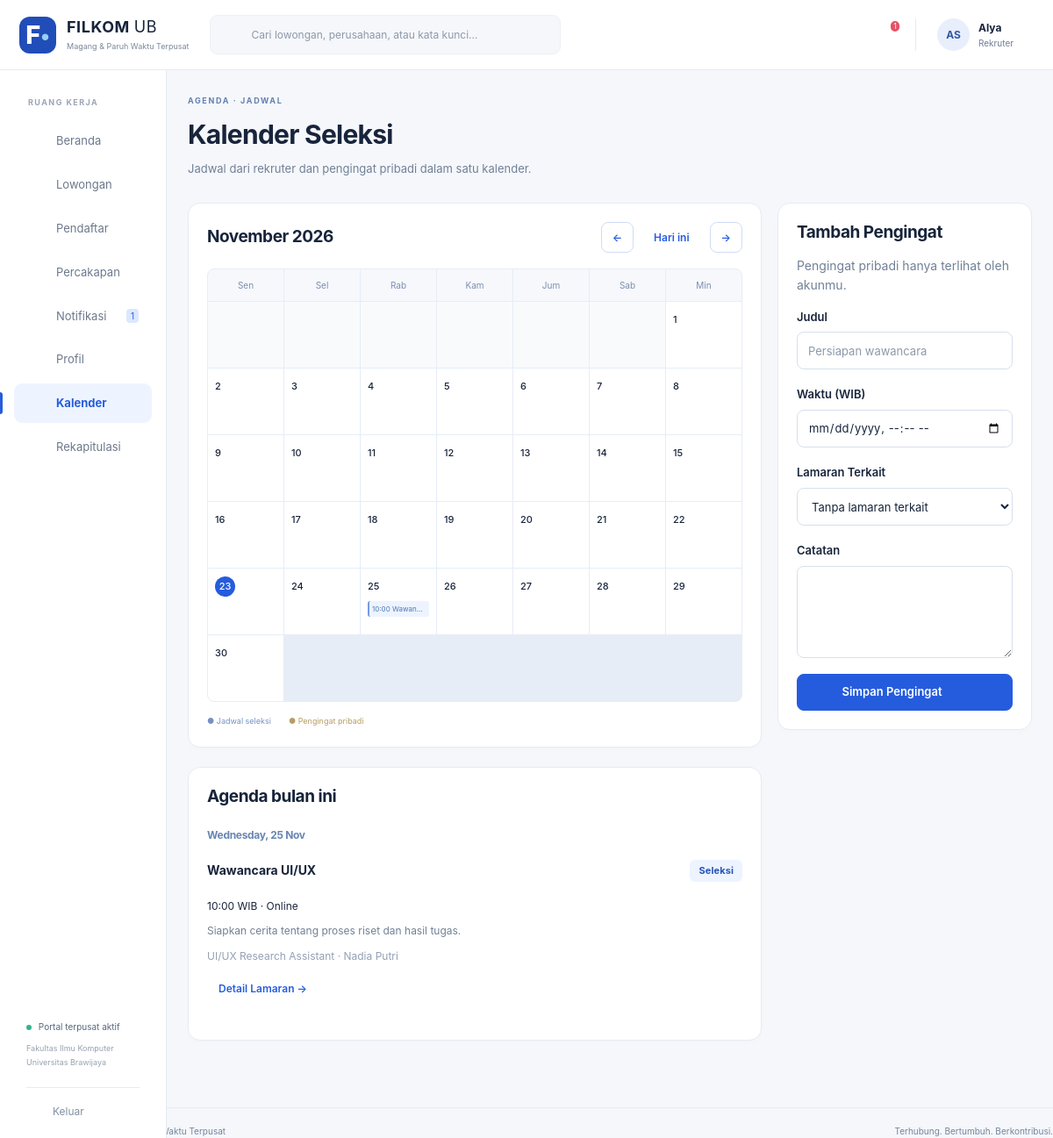
The app's page /index.php?r=kalender (signed in) with its own data.
### tables this page shows
CREATE TABLE AKUN (
 idAkun INT AUTO_INCREMENT PRIMARY KEY, username VARCHAR(100) NOT NULL UNIQUE, email VARCHAR(100) NOT NULL UNIQUE,
 passwordHash VARCHAR(255) NOT NULL, namaPengguna VARCHAR(100) NOT NULL,
 role ENUM('Mahasiswa','Rekruter','Admin') NOT NULL, aktif TINYINT(1) NOT NULL DEFAULT 1,
 idMahasiswa INT NULL UNIQUE,idPerusahaan INT NULL,
 FOREIGN KEY(idMahasiswa) REFERENCES MAHASISWA(idMahasiswa), FOREIGN KEY(idPerusahaan) REFERENCES PERUSAHAAN(idPerusahaan),
 CONSTRAINT CK_AKUN_ROLE CHECK ((role='Mahasiswa' AND idMahasiswa IS NOT NULL AND idPerusahaan IS NULL) OR (role='Rekruter' AND idPerusahaan IS NOT NULL AND idMahasiswa IS NULL) OR (role='Admin' AND idMahasiswa IS NULL AND idPerusahaan IS NULL))
);

CREATE TABLE JADWAL_SELEKSI (
 idJadwal INT AUTO_INCREMENT PRIMARY KEY,idLamaran INT NOT NULL,idTahap INT NOT NULL,idLowongan INT NOT NULL,
 judul VARCHAR(150) NOT NULL,waktu DATETIME NOT NULL,tautan VARCHAR(250) NOT NULL DEFAULT '',lokasi VARCHAR(150) NOT NULL DEFAULT '',catatan TEXT,
 UNIQUE(idLamaran,idTahap),FOREIGN KEY(idLamaran,idLowongan) REFERENCES LAMARAN(idLamaran,idLowongan),
 FOREIGN KEY(idTahap,idLowongan) REFERENCES `TAHAP SELEKSI`(idTahap,idLowongan)
);

CREATE TABLE LOWONGAN (
 idLowongan INT AUTO_INCREMENT PRIMARY KEY,namaLowongan VARCHAR(100) NOT NULL,jenisPekerjaan VARCHAR(50) NOT NULL,
 modeKerja VARCHAR(50) NOT NULL,lokasiPenempatan VARCHAR(100) NOT NULL,tingkatSemesterMinimal INT NOT NULL,
 targetJurusan TEXT NOT NULL,deskripsi TEXT NOT NULL,dokumenPersyaratan TEXT NOT NULL,
 statusLowongan VARCHAR(20) NOT NULL DEFAULT 'Draf',tanggalDibuat DATETIME NOT NULL DEFAULT CURRENT_TIMESTAMP,idPerusahaan INT NOT NULL,
 batasLamaran DATE NULL,kuota INT NOT NULL DEFAULT 1,durasiBulan INT NOT NULL DEFAULT 3,
 uangSaku DECIMAL(12,0) NOT NULL DEFAULT 0,konversiSKS INT NOT NULL DEFAULT 0,kualifikasi TEXT,dihapusPada DATETIME NULL,
 FOREIGN KEY(idPerusahaan) REFERENCES PERUSAHAAN(idPerusahaan), INDEX IDX_LOWONGAN_STATUS(statusLowongan,idPerusahaan)
);

CREATE TABLE MAHASISWA (
 idMahasiswa INT AUTO_INCREMENT PRIMARY KEY,namaMahasiswa VARCHAR(100) NOT NULL,NIM VARCHAR(15) NOT NULL UNIQUE,
 email VARCHAR(100) NOT NULL UNIQUE,jurusan VARCHAR(50) NOT NULL,semester INT NOT NULL DEFAULT 1,
 IPK DECIMAL(3,2) NOT NULL DEFAULT 0,telepon VARCHAR(30) NOT NULL DEFAULT '',portofolio VARCHAR(250) NOT NULL DEFAULT '',
 bio TEXT,idCV INT NULL
);

### app/Core/View.php (called while the page is built, shortened)
<?php
final class View  {
    public static function render(string $template,array $viewData=[]):void {
        extract($viewData,EXTR_SKIP);
        $currentUser=Auth::user();
        $unread=$currentUser?Notifikasi::belumDibaca((int)$currentUser['idAkun']):0;
        require ROOT.'/app/Views/layout/header.php';
        require ROOT.'/app/Views/'.$template.'.php';
        require ROOT.'/app/Views/layout/footer.php';
    }
}

### app/Controllers/KalenderController.php (called while the page is built, shortened)
<?php
final class KalenderController  {
    public function tampilkanKalender():void {
        $u=Auth::require(['Mahasiswa','Rekruter']);
        $month=query('bulan',date('Y-m'));
        $reminders=Database::all('SELECT * FROM PENGINGAT WHERE idAkun=? ORDER BY waktu',[$u['idAkun']]);
        $edit=null;
        View::render('kalender',['title'=>'Kalender Seleksi','bulan'=>$month,'jadwal'=>Kalender::jadwalPengguna($u),'pengingat'=>$reminders,'edit'=>$edit,'daftarLamaran'=>$u['role']==='Mahasiswa'?Lamaran::getLamaranByMahasiswa((int)$u['idMahasiswa']):Lamaran::daftarPendaftar((int)$u['idPerusahaan'])]);
    }
}

### public/index.php (called while the page is built, shortened)
<?php
require dirname(__DIR__).'/app/bootstrap.php';
$route=query('r','dashboard');
[$allowedMethod,$roles,$handler]=$routes[$route];
if($roles)Auth::require($roles);
try {
    $handler();
}
catch(DomainException $e) {
    fail(422,$e->getMessage());
}

### app/Core/Auth.php (called while the page is built, shortened)
<?php
final class Auth  {
    private static array|false|null $cached=null;
    public static function user():?array {
        if(self::$cached===null) {
            self::$cached=isset($_SESSION['idAkun'])?Akun::getAkun((int)$_SESSION['idAkun']):false;
        }
        return self::$cached?:null;
    }
    public static function require(array $roles=[]):array {
        $u=self::user();
        return $u;
    }
}

### app/bootstrap.php (called while the page is built, shortened)
<?php
spl_autoload_register(function(string $class):void {
    foreach(['Core','Models','Controllers','Boundaries'] as $dir) {
        $file=ROOT.'/app/'.$dir.'/'.$class.'.php';
        if(is_file($file)) {
            return;
        }
    }
}
);
require ROOT.'/app/Core/helpers.php';

### config/database.php (called while the page is built)
<?php
return [ 'host' => getenv('DB_HOST') ?: '127.0.0.1', 'port' => getenv('DB_PORT') ?: '3306', 'name' => getenv('DB_NAME') ?: 'rsi_filkom', 'user' => getenv('DB_USER') ?: 'root', 'password' => getenv('DB_PASSWORD') !== false ? getenv('DB_PASSWORD') : '', ];

### app/Core/Database.php (called while the page is built, shortened)
<?php
final class Database  {
    private static ?PDO $pdo = null;
    public static function get(): PDO  {
        if (!self::$pdo)  {
            $c = require ROOT . '/config/database.php';
            self::$pdo = new PDO("mysql:host={$c['host']};port={$c['port']};dbname={$c['name']};charset=utf8mb4", $c['user'], $c['password'], [PDO::ATTR_ERRMODE=>PDO::ERRMODE_EXCEPTION, PDO::ATTR_DEFAULT_FETCH_MODE=>PDO::FETCH_ASSOC, PDO::ATTR_EMULATE_PREPARES=>false]);
            self::$pdo->exec("SET time_zone = '+07:00'");
        }
        return self::$pdo;
    }
    public static function query(string $sql, array $values = []): PDOStatement  {
        $s=self::get()->prepare($sql);
        $s->execute($values);
        return $s;
    }
    public static function all(string $sql,array $p=[]):array  {
        return self::query($sql,$p)->fetchAll();
    }
    public static function one(string $sql,array $p=[]):?array  {
        return self::query($sql,$p)->fetch() ?: null;
    }
    public static function value(string $sql,array $p=[]):mixed  {
        return self::query($sql,$p)->fetchColumn();
    }
}

### app/Models/Akun.php (called while the page is built, shortened)
<?php
final class Akun  {
    public static function getAkun(int $id):?array  {
        return Database::one('SELECT a.*,p.statusVerifikasi,p.dihapusPada,p.namaPerusahaan FROM AKUN a LEFT JOIN PERUSAHAAN p ON p.idPerusahaan=a.idPerusahaan WHERE a.idAkun=?',[$id]);
    }
}

### app/Models/Notifikasi.php (called while the page is built, shortened)
<?php
final class Notifikasi  {
    public static function belumDibaca(int $id):int {
        return (int)Database::value('SELECT COUNT(*) FROM NOTIFIKASI WHERE idPenerima=? AND sudahDibaca=0',[$id]);
    }
}

### app/Models/Kalender.php (called while the page is built, shortened)
<?php
final class Kalender  {
    public static function jadwalPengguna(array $u):array {
        $where=$u['role']==='Mahasiswa'?'a.idMahasiswa=?':'l.idPerusahaan=?';
        $val=$u['role']==='Mahasiswa'?$u['idMahasiswa']:$u['idPerusahaan'];
        return Database::all("SELECT j.*,l.namaLowongan,m.namaMahasiswa FROM JADWAL_SELEKSI j JOIN LAMARAN a ON a.idLamaran=j.idLamaran JOIN LOWONGAN l ON l.idLowongan=a.idLowongan JOIN MAHASISWA m ON m.idMahasiswa=a.idMahasiswa WHERE $where AND a.statusLamaran NOT IN ('Ditolak','Diterima') AND l.dihapusPada IS NULL ORDER BY j.waktu",[$val]);
    }
}

### app/Views/kalender.php (the view, shortened to what this page needs)
<?php
$heading='Kalender Seleksi';$kicker='AGENDA · JADWAL';$subtitle='Jadwal dari rekruter dan pengingat pribadi dalam satu kalender.';require ROOT.'/app/Views/components/heading.php';
$first=new DateTimeImmutable($bulan.'-01');$days=(int)$first->format('t');$offset=(int)$first->format('N')-1;
$all=[];foreach($jadwal as $j){$j['tipe']='Seleksi';$all[]=$j;}foreach($pengingat as $j){$j['tipe']='Pribadi';$all[]=$j;}
usort($all,fn($a,$b)=>strcmp($a['waktu'],$b['waktu']));$byDate=[];foreach($all as $j)$byDate[substr($j['waktu'],0,10)][]=$j;
?>
<div class="content-with-aside"><div class="stack"><section class="card"><div class="section-heading"><h2><?= e($first->format('F Y')) ?></h2><div class="actions"><a class="button secondary small" aria-label="Bulan sebelumnya" href="<?= e(url('kalender',['bulan'=>$first->modify('-1 month')->format('Y-m')])) ?>">←</a><a class="button text small" href="<?= e(url('kalender')) ?>">Hari ini</a><a class="button secondary small" aria-label="Bulan berikutnya" href="<?= e(url('kalender',['bulan'=>$first->modify('+1 month')->format('Y-m')])) ?>">→</a></div></div><div class="calendar-grid"><?php foreach(['Sen','Sel','Rab','Kam','Jum','Sab','Min'] as $d):?><div class="calendar-weekday"><?= $d ?></div><?php endforeach;?><?php for($i=0;$i<$offset;$i++):?><div class="calendar-day outside"></div><?php endfor;?><?php for($d=1;$d<=$days;$d++):$date=$bulan.'-'.str_pad((string)$d,2,'0',STR_PAD_LEFT);?><div class="calendar-day <?= $date===date('Y-m-d')?'today':'' ?>"><strong><?= $d ?></strong><?php foreach($byDate[$date]??[] as $event):?><a class="calendar-event <?= $event['tipe']==='Pribadi'?'personal':'' ?>" href="#agenda-<?= e($date) ?>" title="<?= e($event['judul']) ?>"><?= tanggal($event['waktu'],'H:i') ?> <?= e($event['judul']) ?></a><?php endforeach;?></div><?php endfor;?></div><p class="calendar-legend"><span>● Jadwal seleksi</span><span>● Pengingat pribadi</span></p></section><section class="card"><h2>Agenda bulan ini</h2><?php $count=0;foreach($byDate as $date=>$events):if(substr($date,0,7)!==$bulan)continue;$count++;?><div id="agenda-<?= e($date) ?>" class="agenda-day"><h3><?= tanggal($date,'l, d M') ?></h3><?php foreach($events as $j):?><article class="agenda-detail"><div class="section-heading"><strong><?= e($j['judul']) ?></strong><span class="badge <?= $j['tipe']==='Pribadi'?'amber':'blue' ?>"><?= e($j['tipe']) ?></span></div><p><?= tanggal($j['waktu'],'H:i') ?> WIB <?= !empty($j['lokasi'])?'· '.e($j['lokasi']):'' ?></p><p class="muted"><?= e($j['catatan']) ?></p><?php if(!empty($j['namaLowongan'])):?><small><?= e($j['namaLowongan']) ?> · <?= e($j['namaMahasiswa']) ?></small><?php endif;?><div class="actions"><?php if($j['tipe']==='Pribadi'):?><a class="button text small" href="<?= e(url('kalender',['bulan'=>$bulan,'edit'=>$j['idPengingat']])) ?>">Ubah</a><form method="post" action="<?= e(url('kalender/hapus')) ?>"><?= csrf() ?><input type="hidden" name="id" value="<?= $j['idPengingat'] ?>"><button class="button text danger-text small">Hapus</button></form><?php elseif(!empty($j['tautan'])):?><a class="button secondary small" target="_blank" rel="noopener noreferrer" href="<?= e($j['tautan']) ?>">Buka Pertemuan ↗</a><?php endif;?><?php if($j['idLamaran']):?><a class="button text small" href="<?= e(url($currentUser['role']==='Rekruter'?'seleksi/detail':'lamaran/detail',['id'=>$j['idLamaran']])) ?>">Detail Lamaran →</a><?php endif;?></div></article><?php endforeach;?></div><?php endforeach;?><?php if(!$count):?><p class="muted">Belum ada agenda pada bulan ini.</p><?php endif;?></section></div>
<aside><section class="card"><h2><?= $edit?'Ubah':'Tambah' ?> Pengingat</h2><p class="muted">Pengingat pribadi hanya terlihat oleh akunmu.</p><form method="post" action="<?= e(url('kalender/simpan')) ?>"><label>Judul<input name="judul" maxlength="150" required value="<?= e($edit['judul']??'') ?>" placeholder="Persiapan wawancara"></label><label>Waktu (WIB)<input type="datetime-local" name="waktu" required value="<?= e(isset($edit['waktu'])?date('Y-m-d\TH:i',strtotime($edit['waktu'])):'') ?>"></label><label>Lamaran Terkait<select name="idLamaran"><option value="">Tanpa lamaran terkait</option></select></label><label>Catatan<textarea name="catatan" maxlength="2000" rows="4"></textarea></label><button class="button full">Simpan Pengingat <?= icon('plus') ?></button></form></section></aside></div>

### app/Views/layout/header.php (shortened to what this page needs)
<!doctype html>
<html lang="id"><head><meta charset="utf-8"><meta name="viewport" content="width=device-width,initial-scale=1">
<title><?= e($title) ?> · FILKOM Connect</title><link rel="stylesheet" href="assets/app.css">
</head><body>
<?php if($currentUser): $role=$currentUser['role'];$r=query('r','dashboard'); ?>
<header class="topbar"><a class="brand" href="<?= e(url()) ?>"><span class="brand-icon">F<span>•</span></span><span><strong>FILKOM <span class="brand-light">UB</span></strong><small>Magang &amp; Paruh Waktu Terpusat</small></span></a>
<form class="global-search" action="index.php" method="get"><input type="hidden" name="r" value="<?= $role==='Admin'?'perusahaan':'lowongan' ?>"><?= icon('search') ?><input aria-label="Pencarian global" name="keyword" placeholder="Cari lowongan, perusahaan, atau kata kunci…" value="<?= e(query('keyword')) ?>"><button class="icon-button" aria-label="Cari"><?= icon('arrow') ?></button></form>
<div class="top-actions"><form class="mobile-logout" method="post" action="<?= e(url('logout')) ?>"><?= csrf() ?><button class="icon-button" aria-label="Keluar"><?= icon('logout') ?></button></form><a class="notification-button" href="<?= e(url('notifikasi')) ?>" aria-label="Notifikasi, <?= $unread ?> belum dibaca"><?= icon('bell') ?><?php if($unread):?><span class="counter"><?= $unread>99?'99+':$unread ?></span><?php endif;?></a><div class="user-summary"><span class="avatar"><?= e(initials($currentUser['namaPengguna'])) ?></span><span><strong><?= e(explode(' ',$currentUser['namaPengguna'])[0]) ?></strong><small><?= e($role) ?></small></span></div></div></header>
<aside class="sidebar"><div class="sidebar-label">RUANG KERJA</div><nav aria-label="Navigasi utama">
<?php $nav=[['dashboard','home','Beranda']];
if($role==='Rekruter')$nav=[...$nav,['lowongan','briefcase','Lowongan'],['pendaftar','user','Pendaftar'],['chat','chat','Percakapan']];
$nav[]=['notifikasi','bell','Notifikasi'];$nav[]=['profil','user','Profil'];
if($role!=='Admin')$nav[]=['kalender','calendar','Kalender'];
if($role!=='Mahasiswa')$nav[]=['rekapitulasi','chart','Rekapitulasi'];
foreach($nav as [$link,$ic,$label]):$active=explode('/',$r)[0]===$link||($link==='pendaftar'&&str_starts_with($r,'seleksi')); ?>
<a href="<?= e(url($link)) ?>" class="nav-link <?= $active?'active':'' ?>" <?= $active?'aria-current="page"':'' ?>><?= icon($ic) ?><span><?= e($label) ?></span><?php if($link==='notifikasi'&&$unread):?><span class="nav-count"><?= $unread ?></span><?php endif;?></a>
<?php endforeach;?></nav><div class="sidebar-bottom"><div class="portal-status"><i></i> Portal terpusat aktif<small>Fakultas Ilmu Komputer<br>Universitas Brawijaya</small></div><form method="post" action="<?= e(url('logout')) ?>"><?= csrf() ?><button class="logout"><?= icon('logout') ?> Keluar</button></form></div></aside>
<main id="main" class="main-content">
<?php else: ?><main id="main" class="public-main"><?php endif; ?>

### records on screen
akun: namaPengguna "AS", namaPengguna "Alya", role "Rekruter"
jadwal_seleksi: waktu "10:00", judul "Wawan…", judul "Wawancara UI/UX", tipe "Seleksi", lokasi "Online", catatan "Siapkan cerita tentang proses riset dan hasil tugas.", lowongan.namaLowongan "UI/UX Research Assistant", mahasiswa.namaMahasiswa "Nadia Putri"

### other values on screen
$unread "1"
$label "Beranda"
$label "Lowongan"
$label "Pendaftar"
$label "Percakapan"
$label "Notifikasi"
$label "Profil"
$label "Kalender"
$label "Rekapitulasi"
$kicker "AGENDA · JADWAL"
$heading "Kalender Seleksi"
$subtitle "Jadwal dari rekruter dan pengingat pribadi dalam satu kalender."
$first->format('F Y') "November 2026"
$d "Sen"
$d "Sel"
